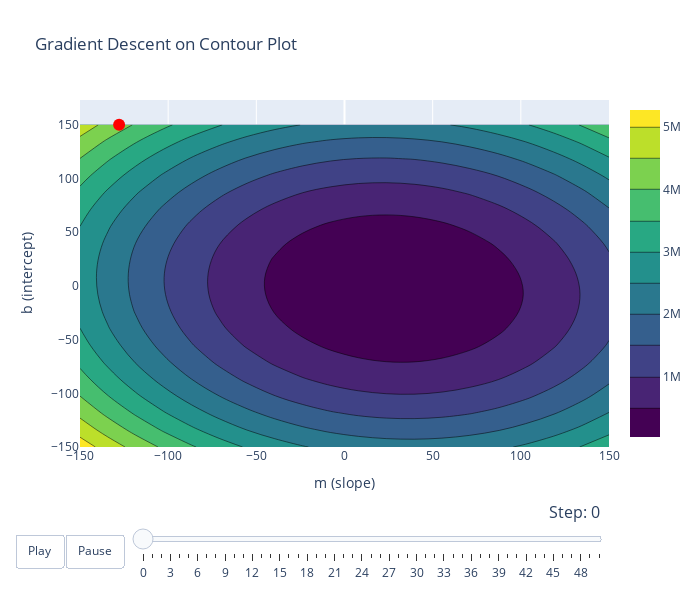

Write notebook code for a chart like this one.
### Code cell
# Create a 2D contour view with animation
contour_fig = go.Figure()

# Add the contour plot
contour_fig.add_trace(
    go.Contour(z=z_arr, x=m_arr, y=b_arr, colorscale='Viridis')
)

# Create frames for the animation
contour_frames = []
for i in range(len(all_m)):
    contour_frames.append(
        go.Frame(
            data=[
                # Contour remains the same
                go.Contour(z=z_arr, x=m_arr, y=b_arr, colorscale='Viridis'),
                # Plot the gradient descent path up to the current step
                go.Scatter(
                    x=all_m[:i+1], 
                    y=all_b[:i+1], 
                    mode='lines+markers',
                    line=dict(color='red', width=3),
                    marker=dict(size=8, color='white')
                ),
                # Highlight the current position
                go.Scatter(
                    x=[all_m[i]],
                    y=[all_b[i]],
                    mode='markers',
                    marker=dict(size=12, color='red', symbol='circle')
                )
            ],
            name=f'Step {i}'
        )
    )

# Initial view is just the contour with the starting point
contour_fig.add_trace(
    go.Scatter(
        x=[all_m[0]], 
        y=[all_b[0]], 
        mode='markers',
        marker=dict(size=12, color='red', symbol='circle')
    )
)

# Update the layout
contour_fig.update_layout(
    title='Gradient Descent on Contour Plot',
    xaxis_title='m (slope)',
    yaxis_title='b (intercept)',
    updatemenus=[
        {
            "buttons": [
                {
                    "args": [None, {"frame": {"duration": 200, "redraw": True},
                                    "fromcurrent": True}],
                    "label": "Play",
                    "method": "animate"
                },
                {
                    "args": [[None], {"frame": {"duration": 0, "redraw": True},
                                    "mode": "immediate",
                                    "transition": {"duration": 0}}],
                    "label": "Pause",
                    "method": "animate"
                }
            ],
            "direction": "left",
            "pad": {"r": 10, "t": 87},
            "showactive": False,
            "type": "buttons",
            "x": 0.1,
            "xanchor": "right",
            "y": 0,
            "yanchor": "top"
        }
    ],
    sliders=[
        {
            "active": 0,
            "yanchor": "top",
            "xanchor": "left",
            "currentvalue": {
                "font": {"size": 16},
                "prefix": "Step: ",
                "visible": True,
                "xanchor": "right"
            },
            "transition": {"duration": 300, "easing": "cubic-in-out"},
            "pad": {"b": 10, "t": 50},
            "len": 0.9,
            "x": 0.1,
            "y": 0,
            "steps": [
                {
                    "args": [
                        [f.name],
                        {"frame": {"duration": 300, "redraw": True},
                         "mode": "immediate",
                         "transition": {"duration": 300}}
                    ],
                    "label": str(k),
                    "method": "animate"
                }
                for k, f in enumerate(contour_frames)
            ]
        }
    ],
    width=700,
    height=600
)

contour_fig.frames = contour_frames

# Show the figure
contour_fig.show()

# Save as HTML
contour_fig.write_html("gradient_descent_contour_animation.html")

### Figure 1 — Plotly figure (JSON) as saved in the notebook; plotly's stock layout.template omitted (floating-point values rounded to 4 significant figures; data arrays with more than 128 entries replaced by an {"elided": "..."} marker saying what was removed)
{"data": [{"colorscale": [[0, "#440154"], [0.1111, "#482878"], [0.2222, "#3e4989"], [0.3333, "#31688e"], [0.4444, "#26828e"], [0.5556, "#1f9e89"], [0.6667, "#35b779"], [0.7778, "#6ece58"], [0.8889, "#b5de2b"], [1, "#fde725"]], "type": "contour", "x": [-150.0, -134.2, -118.4, -102.6, -86.84, -71.05, -55.26, -39.47, -23.68, -7.895, 7.895, 23.68, 39.47, 55.26, 71.05, 86.84, 102.6, 118.4, 134.2, 150.0], "y": [-150.0, -134.2, -118.4, -102.6, -86.84, -71.05, -55.26, -39.47, -23.68, -7.895, 7.895, 23.68, 39.47, 55.26, 71.05, 86.84, 102.6, 118.4, 134.2, 150.0], "z": {"elided": "20x20 float values"}}, {"marker": {"color": "red", "size": 12, "symbol": "circle"}, "mode": "markers", "type": "scatter", "x": [-127.8], "y": [150]}], "layout": {"height": 600, "sliders": [{"active": 0, "currentvalue": {"font": {"size": 16}, "prefix": "Step: ", "visible": true, "xanchor": "right"}, "len": 0.9, "pad": {"b": 10, "t": 50}, "steps": [{"args": [["Step 0"], {"frame": {"duration": 300, "redraw": true}, "mode": "immediate", "transition": {"duration": 300}}], "label": "0", "method": "animate"}, {"args": [["Step 1"], {"frame": {"duration": 300, "redraw": true}, "mode": "immediate", "transition": {"duration": 300}}], "label": "1", "method": "animate"}, {"args": [["Step 2"], {"frame": {"duration": 300, "redraw": true}, "mode": "immediate", "transition": {"duration": 300}}], "label": "2", "method": "animate"}, {"args": [["Step 3"], {"frame": {"duration": 300, "redraw": true}, "mode": "immediate", "transition": {"duration": 300}}], "label": "3", "method": "animate"}, {"args": [["Step 4"], {"frame": {"duration": 300, "redraw": true}, "mode": "immediate", "transition": {"duration": 300}}], "label": "4", "method": "animate"}, {"args": [["Step 5"], {"frame": {"duration": 300, "redraw": true}, "mode": "immediate", "transition": {"duration": 300}}], "label": "5", "method": "animate"}, {"args": [["Step 6"], {"frame": {"duration": 300, "redraw": true}, "mode": "immediate", "transition": {"duration": 300}}], "label": "6", "method": "animate"}, {"args": [["Step 7"], {"frame": {"duration": 300, "redraw": true}, "mode": "immediate", "transition": {"duration": 300}}], "label": "7", "method": "animate"}, {"args": [["Step 8"], {"frame": {"duration": 300, "redraw": true}, "mode": "immediate", "transition": {"duration": 300}}], "label": "8", "method": "animate"}, {"args": [["Step 9"], {"frame": {"duration": 300, "redraw": true}, "mode": "immediate", "transition": {"duration": 300}}], "label": "9", "method": "animate"}, {"args": [["Step 10"], {"frame": {"duration": 300, "redraw": true}, "mode": "immediate", "transition": {"duration": 300}}], "label": "10", "method": "animate"}, {"args": [["Step 11"], {"frame": {"duration": 300, "redraw": true}, "mode": "immediate", "transition": {"duration": 300}}], "label": "11", "method": "animate"}, {"args": [["Step 12"], {"frame": {"duration": 300, "redraw": true}, "mode": "immediate", "transition": {"duration": 300}}], "label": "12", "method": "animate"}, {"args": [["Step 13"], {"frame": {"duration": 300, "redraw": true}, "mode": "immediate", "transition": {"duration": 300}}], "label": "13", "method": "animate"}, {"args": [["Step 14"], {"frame": {"duration": 300, "redraw": true}, "mode": "immediate", "transition": {"duration": 300}}], "label": "14", "method": "animate"}, {"args": [["Step 15"], {"frame": {"duration": 300, "redraw": true}, "mode": "immediate", "transition": {"duration": 300}}], "label": "15", "method": "animate"}, {"args": [["Step 16"], {"frame": {"duration": 300, "redraw": true}, "mode": "immediate", "transition": {"duration": 300}}], "label": "16", "method": "animate"}, {"args": [["Step 17"], {"frame": {"duration": 300, "redraw": true}, "mode": "immediate", "transition": {"duration": 300}}], "label": "17", "method": "animate"}, {"args": [["Step 18"], {"frame": {"duration": 300, "redraw": true}, "mode": "immediate", "transition": {"duration": 300}}], "label": "18", "method": "animate"}, {"args": [["Step 19"], {"frame": {"duration": 300, "redraw": true}, "mode": "immediate", "transition": {"duration": 300}}], "label": "19", "method": "animate"}, {"args": [["Step 20"], {"frame": {"duration": 300, "redraw": true}, "mode": "immediate", "transition": {"duration": 300}}], "label": "20", "method": "animate"}, {"args": [["Step 21"], {"frame": {"duration": 300, "redraw": true}, "mode": "immediate", "transition": {"duration": 300}}], "label": "21", "method": "animate"}, {"args": [["Step 22"], {"frame": {"duration": 300, "redraw": true}, "mode": "immediate", "transition": {"duration": 300}}], "label": "22", "method": "animate"}, {"args": [["Step 23"], {"frame": {"duration": 300, "redraw": true}, "mode": "immediate", "transition": {"duration": 300}}], "label": "23", "method": "animate"}, {"args": [["Step 24"], {"frame": {"duration": 300, "redraw": true}, "mode": "immediate", "transition": {"duration": 300}}], "label": "24", "method": "animate"}, {"args": [["Step 25"], {"frame": {"duration": 300, "redraw": true}, "mode": "immediate", "transition": {"duration": 300}}], "label": "25", "method": "animate"}, {"args": [["Step 26"], {"frame": {"duration": 300, "redraw": true}, "mode": "immediate", "transition": {"duration": 300}}], "label": "26", "method": "animate"}, {"args": [["Step 27"], {"frame": {"duration": 300, "redraw": true}, "mode": "immediate", "transition": {"duration": 300}}], "label": "27", "method": "animate"}, {"args": [["Step 28"], {"frame": {"duration": 300, "redraw": true}, "mode": "immediate", "transition": {"duration": 300}}], "label": "28", "method": "animate"}, {"args": [["Step 29"], {"frame": {"duration": 300, "redraw": true}, "mode": "immediate", "transition": {"duration": 300}}], "label": "29", "method": "animate"}, {"args": [["Step 30"], {"frame": {"duration": 300, "redraw": true}, "mode": "immediate", "transition": {"duration": 300}}], "label": "30", "method": "animate"}, {"args": [["Step 31"], {"frame": {"duration": 300, "redraw": true}, "mode": "immediate", "transition": {"duration": 300}}], "label": "31", "method": "animate"}, {"args": [["Step 32"], {"frame": {"duration": 300, "redraw": true}, "mode": "immediate", "transition": {"duration": 300}}], "label": "32", "method": "animate"}, {"args": [["Step 33"], {"frame": {"duration": 300, "redraw": true}, "mode": "immediate", "transition": {"duration": 300}}], "label": "33", "method": "animate"}, {"args": [["Step 34"], {"frame": {"duration": 300, "redraw": true}, "mode": "immediate", "transition": {"duration": 300}}], "label": "34", "method": "animate"}, {"args": [["Step 35"], {"frame": {"duration": 300, "redraw": true}, "mode": "immediate", "transition": {"duration": 300}}], "label": "35", "method": "animate"}, {"args": [["Step 36"], {"frame": {"duration": 300, "redraw": true}, "mode": "immediate", "transition": {"duration": 300}}], "label": "36", "method": "animate"}, {"args": [["Step 37"], {"frame": {"duration": 300, "redraw": true}, "mode": "immediate", "transition": {"duration": 300}}], "label": "37", "method": "animate"}, {"args": [["Step 38"], {"frame": {"duration": 300, "redraw": true}, "mode": "immediate", "transition": {"duration": 300}}], "label": "38", "method": "animate"}, {"args": [["Step 39"], {"frame": {"duration": 300, "redraw": true}, "mode": "immediate", "transition": {"duration": 300}}], "label": "39", "method": "animate"}, {"args": [["Step 40"], {"frame": {"duration": 300, "redraw": true}, "mode": "immediate", "transition": {"duration": 300}}], "label": "40", "method": "animate"}, {"args": [["Step 41"], {"frame": {"duration": 300, "redraw": true}, "mode": "immediate", "transition": {"duration": 300}}], "label": "41", "method": "animate"}, {"args": [["Step 42"], {"frame": {"duration": 300, "redraw": true}, "mode": "immediate", "transition": {"duration": 300}}], "label": "42", "method": "animate"}, {"args": [["Step 43"], {"frame": {"duration": 300, "redraw": true}, "mode": "immediate", "transition": {"duration": 300}}], "label": "43", "method": "animate"}, {"args": [["Step 44"], {"frame": {"duration": 300, "redraw": true}, "mode": "immediate", "transition": {"duration": 300}}], "label": "44", "method": "animate"}, {"args": [["Step 45"], {"frame": {"duration": 300, "redraw": true}, "mode": "immediate", "transition": {"duration": 300}}], "label": "45", "method": "animate"}, {"args": [["Step 46"], {"frame": {"duration": 300, "redraw": true}, "mode": "immediate", "transition": {"duration": 300}}], "label": "46", "method": "animate"}, {"args": [["Step 47"], {"frame": {"duration": 300, "redraw": true}, "mode": "immediate", "transition": {"duration": 300}}], "label": "47", "method": "animate"}, {"args": [["Step 48"], {"frame": {"duration": 300, "redraw": true}, "mode": "immediate", "transition": {"duration": 300}}], "label": "48", "method": "animate"}, {"args": [["Step 49"], {"frame": {"duration": 300, "redraw": true}, "mode": "immediate", "transition": {"duration": 300}}], "label": "49", "method": "animate"}, {"args": [["Step 50"], {"frame": {"duration": 300, "redraw": true}, "mode": "immediate", "transition": {"duration": 300}}], "label": "50", "method": "animate"}], "transition": {"duration": 300, "easing": "cubic-in-out"}, "x": 0.1, "xanchor": "left", "y": 0, "yanchor": "top"}], "title": {"text": "Gradient Descent on Contour Plot"}, "updatemenus": [{"buttons": [{"args": [null, {"frame": {"duration": 200, "redraw": true}, "fromcurrent": true}], "label": "Play", "method": "animate"}, {"args": [[null], {"frame": {"duration": 0, "redraw": true}, "mode": "immediate", "transition": {"duration": 0}}], "label": "Pause", "method": "animate"}], "direction": "left", "pad": {"r": 10, "t": 87}, "showactive": false, "type": "buttons", "x": 0.1, "xanchor": "right", "y": 0, "yanchor": "top"}], "width": 700, "xaxis": {"title": {"text": "m (slope)"}}, "yaxis": {"title": {"text": "b (intercept)"}}}}
